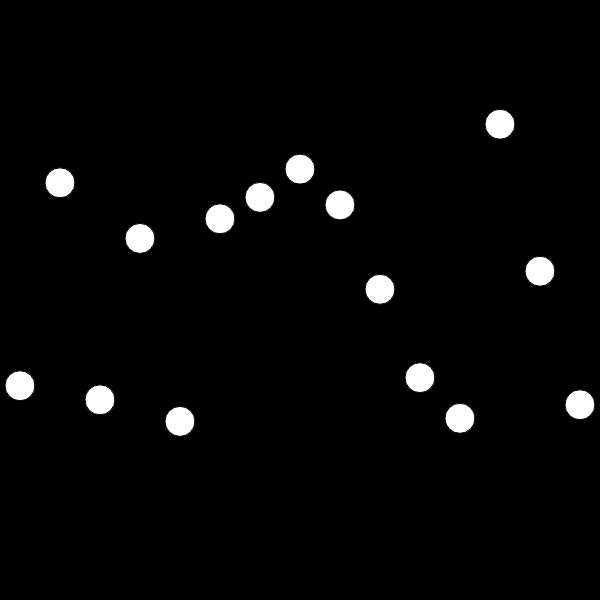
Frame 1 (no input)
Frame 60 (no input): identical to frame 1, image omitted
Frame 120 (the mouse pressed at the canvas centre since frame 60): identical to frame 1, image omitted

The p5.js sketch that drew this single still picture (run headless with seeded random() and noise() and a simulated clock; from frame 60 on, the mouse is pressed at the canvas centre):

// p5.js sketch
// ── sketch.js
//


// let array = [ 45, 57, 63.777, 20, 56.01 ];
// console.log( array );
//
// let someValue = array[4];
// console.log( someValue );
//
// array[0] = 555;
// console.log( array );
//
// // an empty array
// let anotherArray = [];
//
// console.log( anotherArray );
//
// anotherArray[6] = 474296;
//
// console.log( anotherArray );
//
// console.log( anotherArray.length );

// // a nice approach to random
//
let elegantRandom = [];
//
function setup() {

    createCanvas( 600, 600 );
    colorMode( HSB );

    background( 0 );

    // get 15 random values and store them in a array
    for ( let i = 0; i < 15; i++ ) {

        elegantRandom[i] = random( 100, 500 );

    }

    console.log( elegantRandom );



}

function draw() {
    background( 0 );

    // iterate over the values stored in our Random array
    // stopping at the end ( length ) of the array
    for ( let i = 0; i < elegantRandom.length; i++ ) {

        ellipse( 20 + i*40, elegantRandom[i], 30 );
    }

}


function keyPressed() {

    // rewrite over the values in the array
    for ( let i = 0; i < elegantRandom.length; i++ ) {

        // get another random number
        // put it in the array
        elegantRandom[i] = random( 100, 500 );

    }

}
